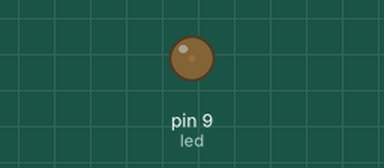
A sketch run on a simulated Arduino Uno, built with avr-gcc and run on an emulated ATmega328P. Shown: output pins drawn as LEDs (lit = HIGH).

Above: at 0.05 s.
At 0.65 s:
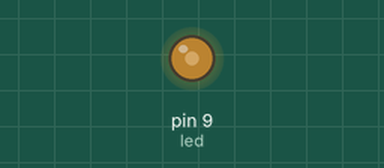
At 1.2 s:
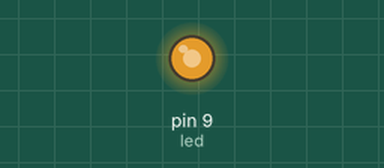
At 2.4 s:
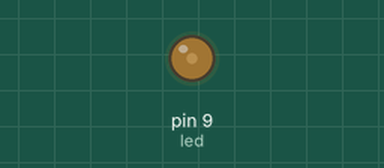
Timing chart, 0 to 6.2 s (numbered marks = the images above):
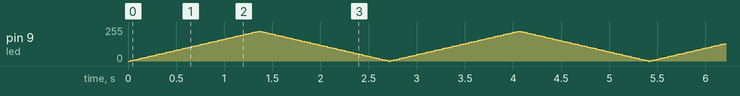

The sketch:

Blink_Fade.ino
```cpp
/*
  Blink
  Conner Hunihan
  https://github.com/connerhunihan/arduino/tree/master/Sketches/Blink/Blink

  This sketch blinks an S-O-S pattern on a single LED light. This consists of
  three long blinks followed by three short blinks.

  This sketch is a modification of the example code in the public domain at:
  http://www.arduino.cc/en/Tutorial/Blink

*/
int led = 9;          // set the ouput pin
int brightness = 0;   // set the initial LED brightness
int fadeAmount = 5;   // set the brightness delta

// setup function to initialize led output
void setup() {
  pinMode(led, OUTPUT);
}

// the loop function runs over and over again forever
void loop()
{
  analogWrite(led, brightness);

  brightness = brightness + fadeAmount;

  if (brightness <= 0 || brightness >= 225) {
    fadeAmount = -fadeAmount;
  }

  delay(30);
}

 /*
  for (int x = 9; x < 10; x + 0)
  {
      for (int short_blink = 0; short_blink < 3; short_blink++)   // three short blinks
      {
      digitalWrite("led" + x, LOW);
      delay(100);
      digitalWrite("led" + x, HIGH);
      delay(100);
      digitalWrite("led" + x, LOW);
      delay(100);
      }

      for (int long_blink = 0; long_blink < 3; long_blink++)  // three long blinks
      {
      digitalWrite("led" + x, LOW);
      delay(300);
      digitalWrite("led" + x, HIGH);
      delay(400);
      digitalWrite("led" + x, LOW);
      delay(300);
      }
  }
}
*/
```
